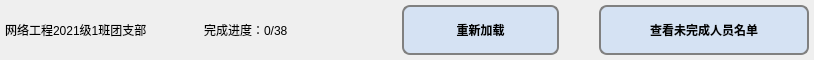
<?xml version="1.0" encoding="UTF-8"?>
<ui version="4.0">
 <class>User</class>
 <widget class="QWidget" name="User">
  <property name="geometry">
   <rect>
    <x>0</x>
    <y>0</y>
    <width>814</width>
    <height>60</height>
   </rect>
  </property>
  <property name="windowTitle">
   <string>Form</string>
  </property>
  <property name="styleSheet">
   <string notr="true">*{
font: 12pt &quot;楷体&quot;;
}
QPushButton
{
font: 12pt &quot;楷体&quot;;
font-weight:bold;
border-radius:8px;
border:2px solid gray;
background-color: rgba(202, 221, 245,0.7);
height:35;
}
QPushButton:hover
{
font: 13pt &quot;楷体&quot;;
font-weight:bold;
border:2px solid;
background-color: rgb(202, 221, 245);
}</string>
  </property>
  <layout class="QHBoxLayout" name="horizontalLayout">
   <property name="spacing">
    <number>0</number>
   </property>
   <property name="leftMargin">
    <number>5</number>
   </property>
   <property name="topMargin">
    <number>5</number>
   </property>
   <property name="rightMargin">
    <number>5</number>
   </property>
   <property name="bottomMargin">
    <number>5</number>
   </property>
   <item>
    <widget class="QLabel" name="user">
     <property name="text">
      <string>网络工程2021级1班团支部</string>
     </property>
    </widget>
   </item>
   <item>
    <spacer name="horizontalSpacer">
     <property name="orientation">
      <enum>Qt::Horizontal</enum>
     </property>
     <property name="sizeType">
      <enum>QSizePolicy::Minimum</enum>
     </property>
     <property name="sizeHint" stdset="0">
      <size>
       <width>42</width>
       <height>20</height>
      </size>
     </property>
    </spacer>
   </item>
   <item>
    <widget class="QLabel" name="schedule">
     <property name="text">
      <string>完成进度：0/38</string>
     </property>
    </widget>
   </item>
   <item>
    <spacer name="horizontalSpacer_2">
     <property name="orientation">
      <enum>Qt::Horizontal</enum>
     </property>
     <property name="sizeType">
      <enum>QSizePolicy::Minimum</enum>
     </property>
     <property name="sizeHint" stdset="0">
      <size>
       <width>42</width>
       <height>20</height>
      </size>
     </property>
    </spacer>
   </item>
   <item>
    <widget class="QPushButton" name="btnLoad">
     <property name="minimumSize">
      <size>
       <width>100</width>
       <height>50</height>
      </size>
     </property>
     <property name="text">
      <string>重新加载</string>
     </property>
    </widget>
   </item>
   <item>
    <spacer name="horizontalSpacer_3">
     <property name="orientation">
      <enum>Qt::Horizontal</enum>
     </property>
     <property name="sizeType">
      <enum>QSizePolicy::Minimum</enum>
     </property>
     <property name="sizeHint" stdset="0">
      <size>
       <width>40</width>
       <height>20</height>
      </size>
     </property>
    </spacer>
   </item>
   <item>
    <widget class="QPushButton" name="btnLook">
     <property name="minimumSize">
      <size>
       <width>210</width>
       <height>50</height>
      </size>
     </property>
     <property name="text">
      <string>查看未完成人员名单</string>
     </property>
    </widget>
   </item>
  </layout>
 </widget>
 <resources/>
 <connections/>
</ui>
